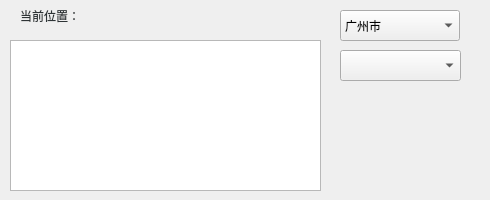
<?xml version="1.0" encoding="UTF-8"?>
<ui version="4.0">
 <class>DiTu</class>
 <widget class="QWidget" name="DiTu">
  <property name="geometry">
   <rect>
    <x>0</x>
    <y>0</y>
    <width>490</width>
    <height>200</height>
   </rect>
  </property>
  <property name="windowTitle">
   <string>DiTu</string>
  </property>
  <widget class="QLabel" name="label">
   <property name="geometry">
    <rect>
     <x>20</x>
     <y>0</y>
     <width>101</width>
     <height>31</height>
    </rect>
   </property>
   <property name="styleSheet">
    <string notr="true">color: rgb(46, 52, 54);</string>
   </property>
   <property name="text">
    <string>当前位置：</string>
   </property>
  </widget>
  <widget class="QLabel" name="current_posiyion">
   <property name="geometry">
    <rect>
     <x>130</x>
     <y>0</y>
     <width>191</width>
     <height>31</height>
    </rect>
   </property>
   <property name="styleSheet">
    <string notr="true">color: rgb(46, 52, 54);</string>
   </property>
   <property name="text">
    <string/>
   </property>
  </widget>
  <widget class="QTextBrowser" name="description">
   <property name="geometry">
    <rect>
     <x>10</x>
     <y>40</y>
     <width>311</width>
     <height>151</height>
    </rect>
   </property>
   <property name="styleSheet">
    <string notr="true">color: rgb(46, 52, 54);</string>
   </property>
  </widget>
  <widget class="QComboBox" name="city">
   <property name="geometry">
    <rect>
     <x>340</x>
     <y>10</y>
     <width>120</width>
     <height>31</height>
    </rect>
   </property>
   <item>
    <property name="text">
     <string>广州市</string>
    </property>
   </item>
   <item>
    <property name="text">
     <string>深圳市</string>
    </property>
   </item>
   <item>
    <property name="text">
     <string>北京市</string>
    </property>
   </item>
  </widget>
  <widget class="QComboBox" name="road">
   <property name="geometry">
    <rect>
     <x>340</x>
     <y>50</y>
     <width>121</width>
     <height>31</height>
    </rect>
   </property>
  </widget>
 </widget>
 <layoutdefault spacing="6" margin="11"/>
 <resources/>
 <connections/>
</ui>
